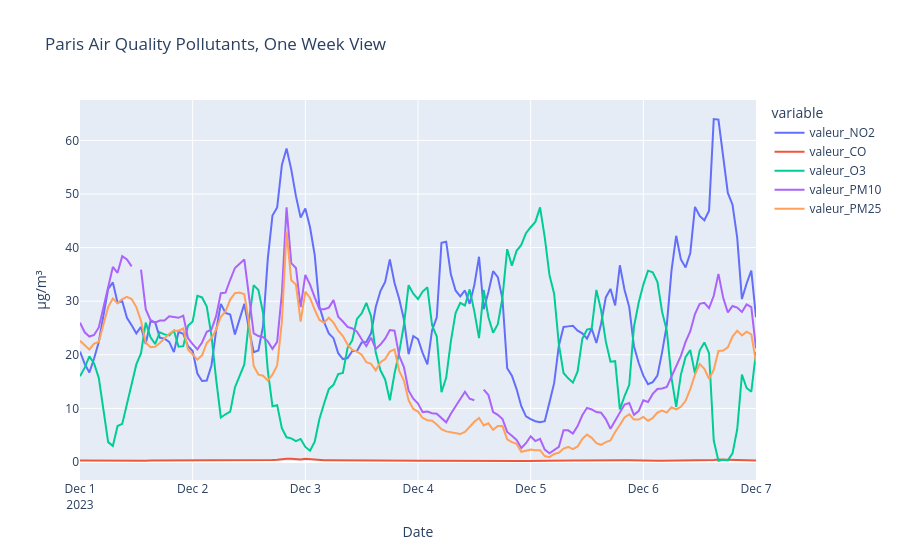

The notebook cell saved with this chart:
### Code cell
# Zoom in one weekly trends:

mask = (df_train['id'] >= pd.to_datetime('2023-12-01')) & (df_train['id'] <= pd.to_datetime('2023-12-07'))

fig = px.line(df_train[mask], x='id', y=df_train.columns[1:6], title='Paris Air Quality Pollutants, One Week View', labels={"id": "Date", "value": "μg/m³"})
fig.show()

### Figure 1 — Plotly figure (JSON) as saved in the notebook; plotly's stock layout.template omitted (floating-point values rounded to 4 significant figures; data arrays with more than 128 entries replaced by an {"elided": "..."} marker saying what was removed)
{"data": [{"hovertemplate": "variable=valeur_NO2<br>Date=%{x}<br>μg/m³=%{y}<extra></extra>", "legendgroup": "valeur_NO2", "line": {"color": "#636efa", "dash": "solid"}, "marker": {"symbol": "circle"}, "mode": "lines", "name": "valeur_NO2", "orientation": "v", "showlegend": true, "type": "scatter", "x": {"elided": "145 str values"}, "xaxis": "x", "y": {"elided": "145 float values"}, "yaxis": "y"}, {"hovertemplate": "variable=valeur_CO<br>Date=%{x}<br>μg/m³=%{y}<extra></extra>", "legendgroup": "valeur_CO", "line": {"color": "#EF553B", "dash": "solid"}, "marker": {"symbol": "circle"}, "mode": "lines", "name": "valeur_CO", "orientation": "v", "showlegend": true, "type": "scatter", "x": {"elided": "145 str values"}, "xaxis": "x", "y": {"elided": "145 float values"}, "yaxis": "y"}, {"hovertemplate": "variable=valeur_O3<br>Date=%{x}<br>μg/m³=%{y}<extra></extra>", "legendgroup": "valeur_O3", "line": {"color": "#00cc96", "dash": "solid"}, "marker": {"symbol": "circle"}, "mode": "lines", "name": "valeur_O3", "orientation": "v", "showlegend": true, "type": "scatter", "x": {"elided": "145 str values"}, "xaxis": "x", "y": {"elided": "145 float values"}, "yaxis": "y"}, {"hovertemplate": "variable=valeur_PM10<br>Date=%{x}<br>μg/m³=%{y}<extra></extra>", "legendgroup": "valeur_PM10", "line": {"color": "#ab63fa", "dash": "solid"}, "marker": {"symbol": "circle"}, "mode": "lines", "name": "valeur_PM10", "orientation": "v", "showlegend": true, "type": "scatter", "x": {"elided": "145 str values"}, "xaxis": "x", "y": {"elided": "145 float values"}, "yaxis": "y"}, {"hovertemplate": "variable=valeur_PM25<br>Date=%{x}<br>μg/m³=%{y}<extra></extra>", "legendgroup": "valeur_PM25", "line": {"color": "#FFA15A", "dash": "solid"}, "marker": {"symbol": "circle"}, "mode": "lines", "name": "valeur_PM25", "orientation": "v", "showlegend": true, "type": "scatter", "x": {"elided": "145 str values"}, "xaxis": "x", "y": {"elided": "145 float values"}, "yaxis": "y"}], "layout": {"legend": {"title": {"text": "variable"}, "tracegroupgap": 0}, "title": {"text": "Paris Air Quality Pollutants, One Week View"}, "xaxis": {"anchor": "y", "domain": [0, 1], "title": {"text": "Date"}}, "yaxis": {"anchor": "x", "domain": [0, 1], "title": {"text": "μg/m³"}}}}
